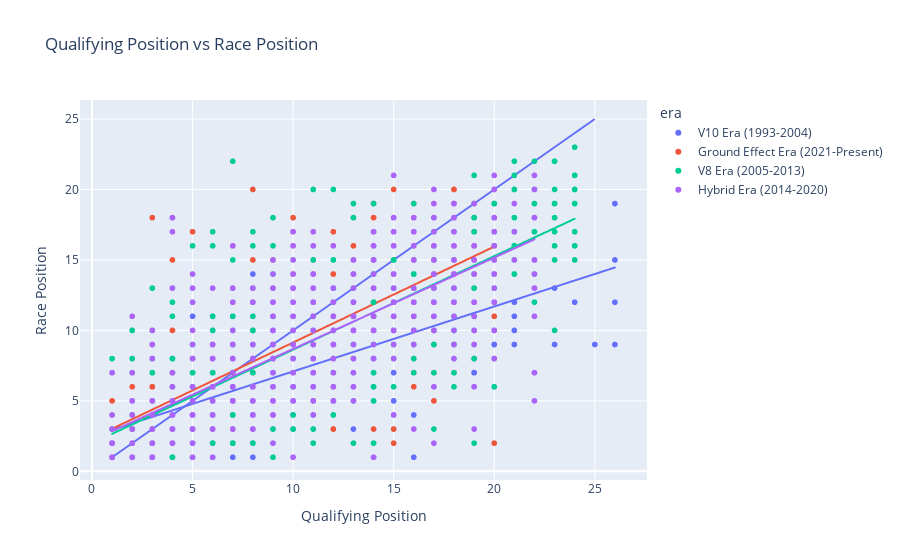

Source (notebook cell):
### Code cell
# Cell 11: Interactive visualizations (Fixed)
try:
    # Install Plotly if needed
    !pip install plotly
    import plotly.express as px
    
    # 1. Interactive scatter plot
    fig = px.scatter(
        merged_with_circuits.sample(2000),
        x='position_qual',
        y='position_race',
        color='era',
        hover_data=['name', 'year'],
        title='Qualifying Position vs Race Position',
        labels={'position_qual': 'Qualifying Position', 'position_race': 'Race Position'},
        trendline='ols'
    )
    fig.add_trace(px.line(x=[1, 25], y=[1, 25]).data[0])
    fig.show()
    
    # 2. Prepare circuit map data
    # Get circuit locations from original circuits data
    circuit_locations = data["circuits"][['name', 'lat', 'lng']].copy()
    
    # Calculate average gains per circuit
    circuit_analysis = merged_with_circuits.groupby('name')['positions_gained'].agg(
        ['mean', 'count']
    ).reset_index()
    
    # Merge with location data
    circuit_map_data = pd.merge(
        circuit_analysis,
        circuit_locations,
        on='name',
        how='left'
    ).dropna(subset=['lat', 'lng'])
    
    # 3. Create interactive circuit map
    fig = px.scatter_geo(
        circuit_map_data,
        lat='lat',
        lon='lng',
        size='count',
        color='mean',
        hover_name='name',
        hover_data={'mean': ':.2f', 'count': True, 'lat': False, 'lng': False},
        projection='natural earth',
        title='Average Position Gain by Circuit',
        color_continuous_scale='viridis_r',
        labels={'mean': 'Avg Positions Gained'}
    )
    fig.update_layout(
        geo=dict(
            showland=True,
            landcolor='rgb(243, 243, 243)',
            countrycolor='rgb(204, 204, 204)'
        )
    )
    fig.show()
    
except Exception as e:
    print(f"Interactive visualization error: {str(e)}")

### Figure 1 — Plotly figure (JSON) as saved in the notebook; plotly's stock layout.template omitted (floating-point values rounded to 4 significant figures; data arrays with more than 128 entries replaced by an {"elided": "..."} marker saying what was removed)
{"data": [{"customdata": {"elided": "311x2 mixed values"}, "hovertemplate": "era=V10 Era (1993-2004)<br>Qualifying Position=%{x}<br>Race Position=%{y}<br>name=%{customdata[0]}<br>year=%{customdata[1]}<extra></extra>", "legendgroup": "V10 Era (1993-2004)", "marker": {"color": "#636efa", "symbol": "circle"}, "mode": "markers", "name": "V10 Era (1993-2004)", "showlegend": true, "type": "scattergl", "x": {"elided": "311 int values"}, "xaxis": "x", "y": {"elided": "311 int values"}, "yaxis": "y"}, {"hovertemplate": "<b>OLS trendline</b><br>position_race = 0.460691 * position_qual + 2.4835<br>R<sup>2</sup>=0.485385<br><br>era=V10 Era (1993-2004)<br>Qualifying Position=%{x}<br>Race Position=%{y} <b>(trend)</b><extra></extra>", "legendgroup": "V10 Era (1993-2004)", "marker": {"color": "#636efa", "symbol": "circle"}, "mode": "lines", "name": "V10 Era (1993-2004)", "showlegend": false, "type": "scattergl", "x": {"elided": "311 int values"}, "xaxis": "x", "y": {"elided": "311 float values"}, "yaxis": "y"}, {"customdata": {"elided": "411x2 mixed values"}, "hovertemplate": "era=Ground Effect Era (2021-Present)<br>Qualifying Position=%{x}<br>Race Position=%{y}<br>name=%{customdata[0]}<br>year=%{customdata[1]}<extra></extra>", "legendgroup": "Ground Effect Era (2021-Present)", "marker": {"color": "#EF553B", "symbol": "circle"}, "mode": "markers", "name": "Ground Effect Era (2021-Present)", "showlegend": true, "type": "scattergl", "x": {"elided": "411 int values"}, "xaxis": "x", "y": {"elided": "411 int values"}, "yaxis": "y"}, {"hovertemplate": "<b>OLS trendline</b><br>position_race = 0.680315 * position_qual + 2.34022<br>R<sup>2</sup>=0.550281<br><br>era=Ground Effect Era (2021-Present)<br>Qualifying Position=%{x}<br>Race Position=%{y} <b>(trend)</b><extra></extra>", "legendgroup": "Ground Effect Era (2021-Present)", "marker": {"color": "#EF553B", "symbol": "circle"}, "mode": "lines", "name": "Ground Effect Era (2021-Present)", "showlegend": false, "type": "scattergl", "x": {"elided": "411 int values"}, "xaxis": "x", "y": {"elided": "411 float values"}, "yaxis": "y"}, {"customdata": {"elided": "724x2 mixed values"}, "hovertemplate": "era=V8 Era (2005-2013)<br>Qualifying Position=%{x}<br>Race Position=%{y}<br>name=%{customdata[0]}<br>year=%{customdata[1]}<extra></extra>", "legendgroup": "V8 Era (2005-2013)", "marker": {"color": "#00cc96", "symbol": "circle"}, "mode": "markers", "name": "V8 Era (2005-2013)", "showlegend": true, "type": "scattergl", "x": {"elided": "724 int values"}, "xaxis": "x", "y": {"elided": "724 int values"}, "yaxis": "y"}, {"hovertemplate": "<b>OLS trendline</b><br>position_race = 0.663415 * position_qual + 1.99782<br>R<sup>2</sup>=0.614190<br><br>era=V8 Era (2005-2013)<br>Qualifying Position=%{x}<br>Race Position=%{y} <b>(trend)</b><extra></extra>", "legendgroup": "V8 Era (2005-2013)", "marker": {"color": "#00cc96", "symbol": "circle"}, "mode": "lines", "name": "V8 Era (2005-2013)", "showlegend": false, "type": "scattergl", "x": {"elided": "724 int values"}, "xaxis": "x", "y": {"elided": "724 float values"}, "yaxis": "y"}, {"customdata": {"elided": "554x2 mixed values"}, "hovertemplate": "era=Hybrid Era (2014-2020)<br>Qualifying Position=%{x}<br>Race Position=%{y}<br>name=%{customdata[0]}<br>year=%{customdata[1]}<extra></extra>", "legendgroup": "Hybrid Era (2014-2020)", "marker": {"color": "#ab63fa", "symbol": "circle"}, "mode": "markers", "name": "Hybrid Era (2014-2020)", "showlegend": true, "type": "scattergl", "x": {"elided": "554 int values"}, "xaxis": "x", "y": {"elided": "554 int values"}, "yaxis": "y"}, {"hovertemplate": "<b>OLS trendline</b><br>position_race = 0.648351 * position_qual + 2.19973<br>R<sup>2</sup>=0.578695<br><br>era=Hybrid Era (2014-2020)<br>Qualifying Position=%{x}<br>Race Position=%{y} <b>(trend)</b><extra></extra>", "legendgroup": "Hybrid Era (2014-2020)", "marker": {"color": "#ab63fa", "symbol": "circle"}, "mode": "lines", "name": "Hybrid Era (2014-2020)", "showlegend": false, "type": "scattergl", "x": {"elided": "554 int values"}, "xaxis": "x", "y": {"elided": "554 float values"}, "yaxis": "y"}, {"hovertemplate": "x=%{x}<br>y=%{y}<extra></extra>", "legendgroup": "", "line": {"color": "#636efa", "dash": "solid"}, "marker": {"symbol": "circle"}, "mode": "lines", "name": "", "orientation": "v", "showlegend": false, "type": "scatter", "x": [1, 25], "xaxis": "x", "y": [1, 25], "yaxis": "y"}], "layout": {"legend": {"title": {"text": "era"}, "tracegroupgap": 0}, "title": {"text": "Qualifying Position vs Race Position"}, "xaxis": {"anchor": "y", "domain": [0, 1], "title": {"text": "Qualifying Position"}}, "yaxis": {"anchor": "x", "domain": [0, 1], "title": {"text": "Race Position"}}}}
